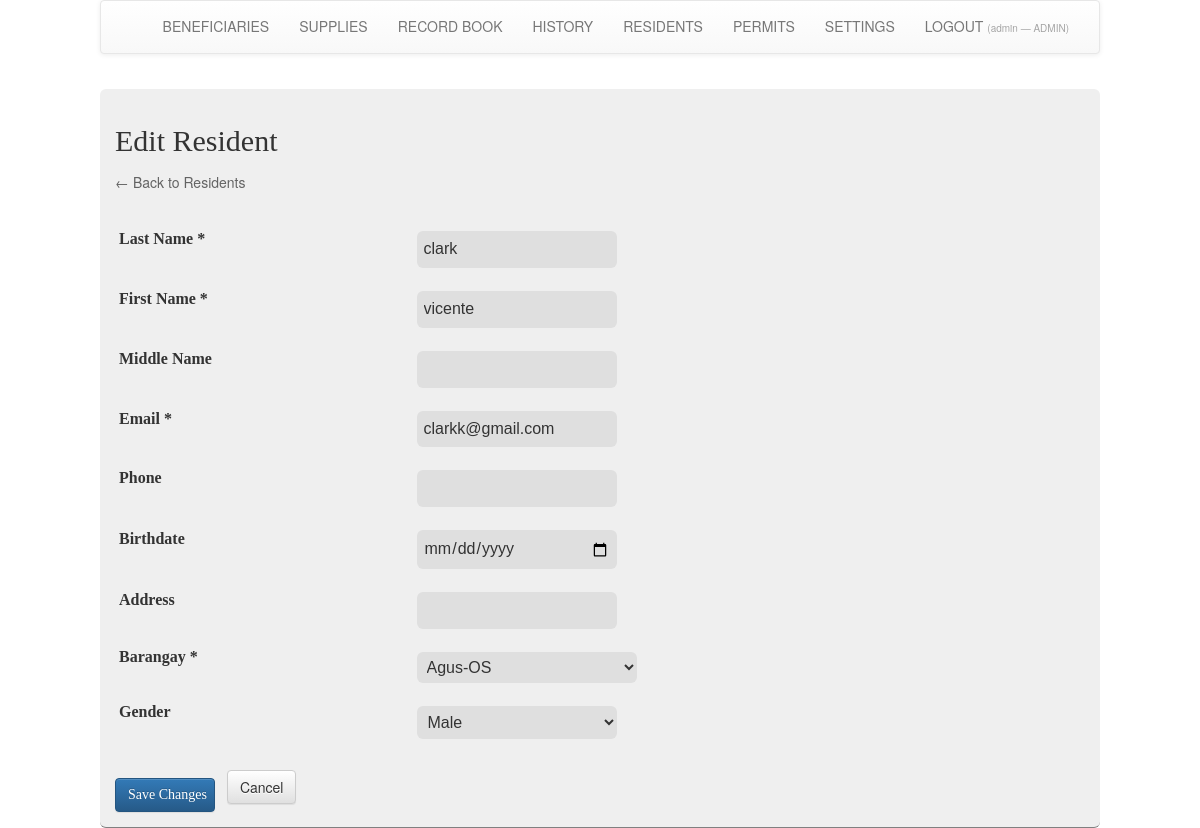
/inventoryProjBrgy/inventoryProjBrgy/resident_form.php?id=2 (signed in), run on the app's committed database.
### tables this page shows
CREATE TABLE `residents` (
  `id` int(11) NOT NULL,
  `barangay_id` int(11) NOT NULL,
  `last_name` varchar(100) NOT NULL,
  `first_name` varchar(100) NOT NULL,
  `middle_name` varchar(100) DEFAULT NULL,
  `email` varchar(255) NOT NULL COMMENT 'Required for SMTP notifications',
  `phone` varchar(30) DEFAULT NULL,
  `birthdate` date DEFAULT NULL,
  `gender` varchar(20) DEFAULT NULL,
  `address_line` text DEFAULT NULL,
  `status` enum('active','archived') NOT NULL DEFAULT 'active',
  `created_by_user_id` int(11) NOT NULL COMMENT 'FK → users.id (staff who created)',
  `created_at` timestamp NOT NULL DEFAULT current_timestamp(),
  `updated_at` timestamp NOT NULL DEFAULT current_timestamp() ON UPDATE current_timestamp()
);

CREATE TABLE `barangays` (
  `brgy` varchar(50) NOT NULL,
  `n` int(11) NOT NULL
);

### inventoryProjBrgy/inventoryProjBrgy/actions.php (called while the page is built, shortened)
<?php
function get_resident($id) {
    include __DIR__ . '/dbcon.php';
    $id = (int)$id;
    $q = mysqli_query($con, "SELECT * FROM residents WHERE id = $id");
    return ($q && mysqli_num_rows($q) > 0) ? mysqli_fetch_assoc($q) : null;
}
function get_barangays() {
    include __DIR__ . '/dbcon.php';
    $q    = mysqli_query($con, "SELECT n, brgy FROM barangays ORDER BY brgy");
    $rows = array();
    if ($q) {
        while ($row = mysqli_fetch_assoc($q)) {
            $rows[] = $row;
        }
    }
    return $rows;
}

### inventoryProjBrgy/inventoryProjBrgy/require_auth.php (called while the page is built, shortened)
<?php
function current_role() {
    return isset($_SESSION['role']) ? (string)$_SESSION['role'] : 'staff';
}
function is_admin() {
    return current_role() === 'admin';
}

### inventoryProjBrgy/inventoryProjBrgy/resident_form.php (the view, shortened to what this page needs)
<?php
require_once __DIR__ . '/require_auth.php';
include __DIR__ . '/dbcon.php';
include __DIR__ . '/actions.php';
$id       = isset($_GET['id']) ? (int)$_GET['id'] : 0;
$resident = ($id > 0) ? get_resident($id) : null;
$is_edit  = ($resident !== null);
$title    = $is_edit ? 'Edit Resident' : 'New Resident';
$default_brgy = 1;
$v = array(
    'last_name'    => $is_edit ? $resident['last_name']    : '',
    'first_name'   => $is_edit ? $resident['first_name']   : '',
    'middle_name'  => $is_edit ? ($resident['middle_name'] ?? '') : '',
    'email'        => $is_edit ? $resident['email']        : '',
    'phone'        => $is_edit ? ($resident['phone']       ?? '') : '',
    'birthdate'    => $is_edit ? ($resident['birthdate']   ?? '') : '',
    'gender'       => $is_edit ? ($resident['gender']      ?? '') : '',
    'address_line' => $is_edit ? ($resident['address_line']?? '') : '',
    'barangay_id'  => $is_edit ? (int)$resident['barangay_id'] : $default_brgy,
);
$barangays     = get_barangays();
$is_admin_user = function_exists('is_admin') && is_admin();
?><!DOCTYPE html>
<html>
<head>
  <?php include __DIR__ . '/head.php'; ?>
</head>
<body>
<div class="pane">
  <?php include __DIR__ . '/nav.php'; ?>
  <div class="content">
    <h2><?php echo htmlspecialchars($title, ENT_QUOTES, 'UTF-8'); ?></h2>
    <a href="residents.php">&larr; Back to Residents</a>
    <br><br>
    <form method="POST" action="resident_save.php">
      <table class="tableheader">
        <?php
        $fields = array(
            array('Last Name *',  'last_name',    'text',     true),
            array('First Name *', 'first_name',   'text',     true),
            array('Middle Name',  'middle_name',  'text',     false),
            array('Email *',      'email',        'email',    true),
            array('Phone',        'phone',        'text',     false),
            array('Birthdate',    'birthdate',    'date',     false),
            array('Address',      'address_line', 'text',     false),
        );
        foreach ($fields as $f):
            list($label, $name, $type, $req) = $f;
            $val = htmlspecialchars((string)$v[$name], ENT_QUOTES, 'UTF-8');
        ?>
        <tr>
          <td><label><?php echo $label; ?></label></td>
          <td>
            <input type="<?php echo $type; ?>" name="<?php echo $name; ?>"
                   value="<?php echo $val; ?>"
                   <?php if ($req) echo 'required'; ?>>
          </td>
        </tr>
        <?php endforeach; ?>
        <tr>
          <td><label>Barangay *</label></td>
          <td>
            <?php if ($is_admin_user): ?>
              <select name="barangay_id" required style="min-width:220px;padding:6px">
                <?php foreach ($barangays as $b): ?>
                  <option value="<?php echo (int)$b['n']; ?>"
                    <?php echo ((int)$v['barangay_id'] === (int)$b['n']) ? 'selected' : ''; ?>>
                    <?php echo htmlspecialchars($b['brgy'], ENT_QUOTES, 'UTF-8'); ?>
                  </option>
                <?php endforeach; ?>
              </select>
            <?php endif; ?>
          </td>
        </tr>
        <tr>
          <td><label>Gender</label></td>
          <td>
            <select name="gender">
              <?php foreach (array('Male', 'Female', 'Other') as $g): ?>
                <option value="<?php echo $g; ?>" <?php echo ($v['gender'] === $g) ? 'selected' : ''; ?>>
                  <?php echo $g; ?>
                </option>
              <?php endforeach; ?>
            </select>
          </td>
        </tr>
      </table>
      <br>
      <button type="submit" class="btn btn-primary" name="btn-send">
        <?php echo $is_edit ? 'Save Changes' : 'Create Resident'; ?>
      </button>
      <a href="residents.php" class="btn btn-default" style="margin-left:8px">Cancel</a>
    </form>
  </div>
</div>
</body>
</html>

### inventoryProjBrgy/inventoryProjBrgy/styles/main.css (style rules this page uses)
* { margin: 0px; padding: 0px; }
h1, h2, h3 { font-family: Century Gothic; font-weight: normal; margin-bottom: 15px; }
div.pane { width: 1000px; margin: 0px auto; }
div.content { border-radius: 6px; background-color: #EFEFEF; margin-top: 15px; width: 1000px; display: block; position: relative; float: left; padding: 15px; border-bottom: 1px solid gray; }
a { text-decoration: none; color: #636363; }
input[type="submit"], button { border-radius: 4px; color: #636363; width: 100px; padding: 7px; font-family: Calibri; background-image: linear-gradient(to bottom, #51e53d, #3bbc29); margin-top: 15px; border: none; border-bottom: 1px solid gray; }
input[type="text"],[type="password"],[type="number"],[type="date"] { border-radius: 6px; width: 200px; padding: 7px; font-family: Arial; margin-top: 15px; border: none; background-color: #DFDFDF; }
select { border-radius: 6px; width: 200px; padding: 7px; font-family: Arial; margin-top: 15px; border: none; background-color: #DFDFDF; }
input[type="email"],[type="password"] { border-radius: 6px; width: 200px; padding: 7px; font-family: Arial; margin-top: 15px; border: none; background-color: #DFDFDF; }
table.tableheader { width: 100%; font-family: Calibri; }
table.tableheader td { font-size: 12pt; padding: 4px; }

### data on the page
residents: last_name "clark", first_name "vicente", email "clarkk@gmail.com", barangay_id "Agus-OS", gender "Male"

### other printed values
$_nav_user "admin"
$_nav_role "ADMIN"
$title "Edit Resident"
$label "Last Name *"
$label "First Name *"
$label "Middle Name"
$label "Email *"
$label "Phone"
$label "Birthdate"
$label "Address"
